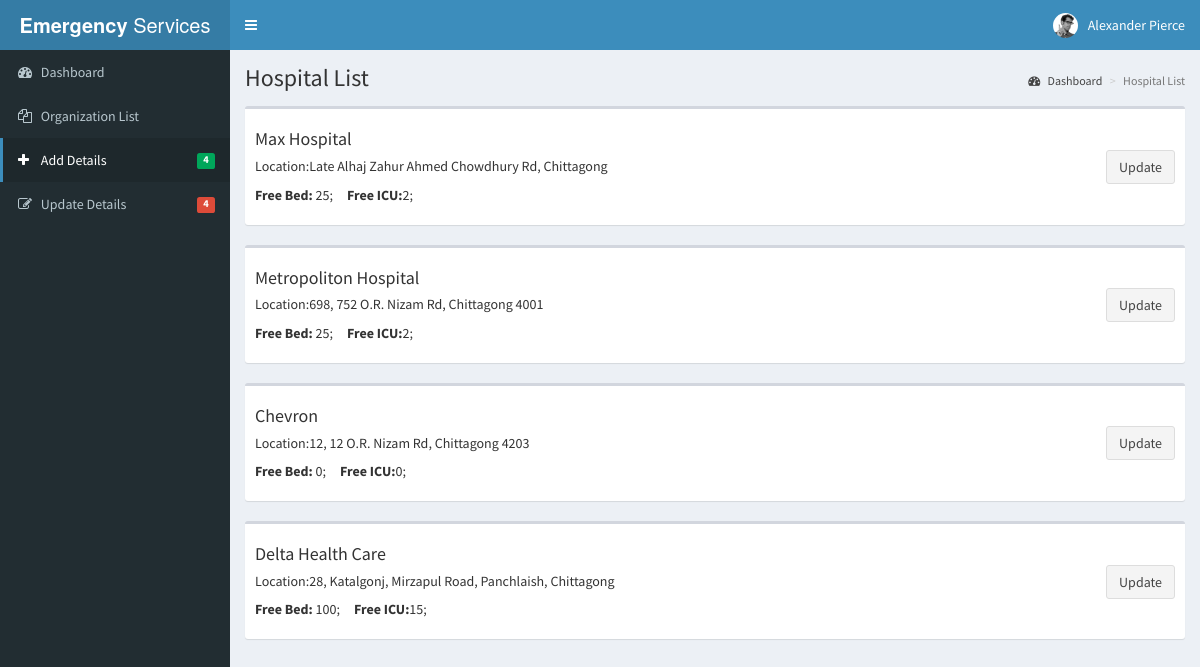
Screenshot of /hospital_list.php with the database file from the repository.
### tables this page shows
CREATE TABLE `hospital` (
  `id` int(11) NOT NULL,
  `user_id` int(100) DEFAULT NULL,
  `hospital_name` text,
  `address` text,
  `latitude` text,
  `longitude` text,
  `bed_number` int(100) DEFAULT NULL,
  `bed_filled` int(100) DEFAULT NULL,
  `empty_bed` int(100) DEFAULT NULL,
  `icu_number` int(100) DEFAULT NULL,
  `icu_filled` int(100) DEFAULT NULL,
  `empty_icu` int(100) DEFAULT NULL,
  `appointable` varchar(100) NOT NULL DEFAULT 'yes',
  `distance` double NOT NULL
);

### src/WebNerd/Model/Database.php (called while the page is built, shortened)
<?php
class Database
{
    public function __construct()
    {
        try{
            $this->dbh = new PDO("mysql:host=localhost;dbname=emergency_system","root", "");
        }catch(PDOException $error){
            $error = $error->getMessage();
            Message::message($error);
        }
    }
}

### src/WebNerd/DataManipulation/DataManipulation.php (called while the page is built, shortened)
<?php
class DataManipulation extends DB
{
    public function viewAllHospitalByUser($userId){
        $sql = "select * from hospital where user_id='".$userId."'";
        $sth = $this->dbh->query($sql);
        $sth->setFetchMode(PDO::FETCH_OBJ);
        $data = $sth->fetchAll();
        if($data){
            return $data;
        }else{
            return FALSE;
        }
    }
}

### hospital_list.php (the view, shortened to what this page needs)
<?php
include_once ('views/includes/head.php');
$dataManipulation = new DataManipulation();
$hospitalLists = $dataManipulation->viewAllHospitalByUser(2);
?>
  <header class="main-header">
    <a href="index.php" class="logo">
      <span class="logo-lg"><b>Emergency </b>Services</span>
    </a>
    <nav class="navbar navbar-static-top">
      <a href="#" class="sidebar-toggle" data-toggle="push-menu" role="button">
      </a>
      <div class="navbar-custom-menu">
        <ul class="nav navbar-nav">
          <li class="dropdown user user-menu">
            <a href="#" class="dropdown-toggle" data-toggle="dropdown">
              <img src="contents/img/user2-160x160.jpg" class="user-image" alt="User Image">
              <span class="hidden-xs">Alexander Pierce</span>
            </a>
          </li>
        </ul>
      </div>
    </nav>
  </header>
  <aside class="main-sidebar">
    <section class="sidebar">
      <ul class="sidebar-menu" data-widget="tree">
        <li class="">
          <a href="index.php">
            <i class="fa fa-dashboard"></i> <span>Dashboard</span>
          </a>
        </li>
        <li class="">
          <a href="hospital_list.php">
            <i class="fa fa-files-o"></i>
            <span>Organization List</span>
          </a>
        </li>
        <li class="active">
          <a href="hospital_add_details.php">
            <i class="fa fa-plus"></i> <span>Add Details</span>
            <span class="pull-right-container">
              <small class="label pull-right bg-green">4</small>
            </span>
          </a>
        </li>
        <li>
          <a href="hospital_update_details.php">
            <i class="fa fa-edit"></i> <span>Update Details</span>
            <span class="pull-right-container">
              <small class="label pull-right bg-red">4</small>
            </span>
          </a>
        </li>
      </ul>
    </section>
  </aside>
  <div class="content-wrapper">
    <section class="content-header">
      <h1>
        Hospital List
      </h1>
      <ol class="breadcrumb">
        <li><a href="#"><i class="fa fa-dashboard"></i> Dashboard</a></li>
        <li class="active">Hospital List</li>
      </ol>
    </section>
    <section class="content">
        <?php
        foreach ($hospitalLists as $hospitalList){
            ?>
            <div class="box">
                <div class="box-body">
                    <div class="d-flex justify-content-between align-items-center">
                        <div class="left-flex">
                            <h4><?php echo $hospitalList->hospital_name;?></h4>
                            <h5><span>Location:</span><?php echo $hospitalList->address;?></h5>
                            <p><strong>Free Bed:</strong> <?php echo $hospitalList->empty_bed;?>;&nbsp;&nbsp;&nbsp;&nbsp; <strong>Free ICU:</strong><?php echo $hospitalList->empty_icu;?>; &nbsp;&nbsp;&nbsp;&nbsp;</p>
                        </div>
                        <div class="right-flex">
                            <a href="hospital_update_details.php?hospital_id=<?php echo $hospitalList->id; ?>" class="btn btn-default">Update</a>
                        </div>
                    </div>
                </div>
            </div>
        <?php
        }
        ?>
    </section>
  </div>
<?php
include_once ('views/includes/foot.php');
?>

### views/includes/head.php (shortened to what this page needs)
<!DOCTYPE html>
<html>
<head>
    <link rel="stylesheet" href="resources/plugins/bootstrap/dist/css/bootstrap.min.css">
    <link rel="stylesheet" href="resources/plugins/font-awesome/css/font-awesome.min.css">
    <link rel="stylesheet" href="resources/plugins/Ionicons/css/ionicons.min.css">
    <link rel="stylesheet" href="resources/plugins/jquery-latitude-longitude-picker-gmaps/css/jquery-gmaps-latlon-picker.css">
    <link rel="stylesheet" href="resources/css/style.css">
    <link rel="stylesheet" href="resources/css/skins/_all-skins.min.css">
    <link rel="stylesheet" href="resources/plugins/morris.js/morris.css">
    <link rel="stylesheet" href="resources/plugins/jvectormap/jquery-jvectormap.css">
    <link rel="stylesheet" href="resources/plugins/bootstrap-datepicker/dist/css/bootstrap-datepicker.min.css">
    <link rel="stylesheet" href="resources/plugins/bootstrap-daterangepicker/daterangepicker.css">
    <link rel="stylesheet" href="resources/plugins/bootstrap-wysihtml5/bootstrap3-wysihtml5.min.css">
</head>
<body class="hold-transition skin-blue sidebar-mini">
<div class="wrapper">

### views/includes/foot.php (shortened to what this page needs)
</div>
</body>
</html>

### rows the page displays
hospital: hospital_name "Max Hospital", address "Late Alhaj Zahur Ahmed Chowdhury Rd, Chittagong", empty_bed "25", empty_icu "2"
hospital: hospital_name "Metropoliton Hospital", address "698, 752 O.R. Nizam Rd, Chittagong 4001", empty_bed "25", empty_icu "2"
hospital: hospital_name "Chevron", address "12, 12 O.R. Nizam Rd, Chittagong 4203", empty_bed "0", empty_icu "0"
hospital: hospital_name "Delta Health Care", address "28, Katalgonj, Mirzapul Road, Panchlaish, Chittagong", empty_bed "100", empty_icu "15"
